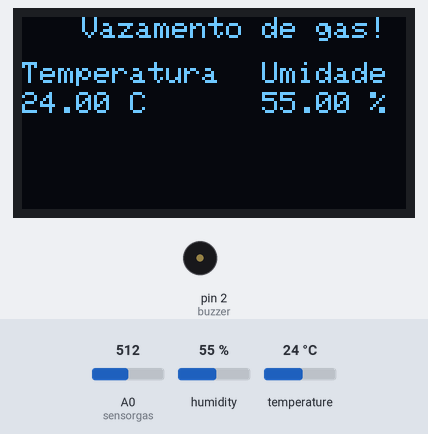
A sketch run on a simulated Arduino Uno, built with avr-gcc and run on an emulated ATmega328P. On the bench: 128×64 one-colour display, buzzer (waves = sounding, pin HIGH). Inputs (shaded band) come from the test bench; at power-on: A0 (sensorgas) = 512, humidity 55 %, temperature 24 °C.

Above: at 1.8 s.
1.9 s: A0 (sensorgas) set to 488
At 3.7 s:
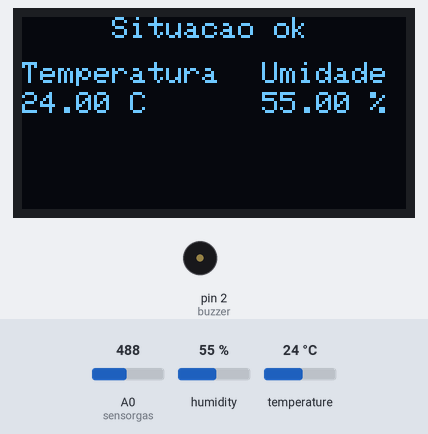
4.8 s: humidity set to 22 %
At 6.3 s:
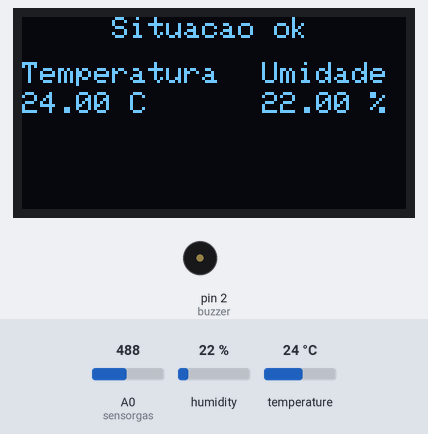
7.7 s: A0 (sensorgas) set to 510
At 11.1 s:
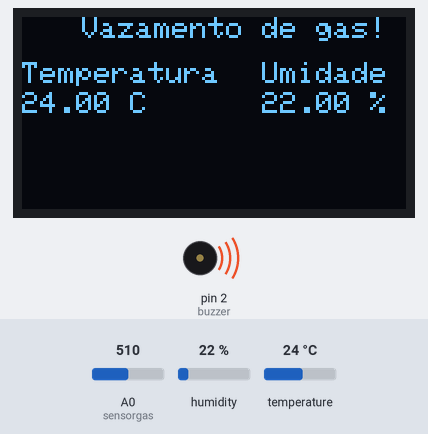
13.9 s: temperature set to 12 °C
At 17.3 s:
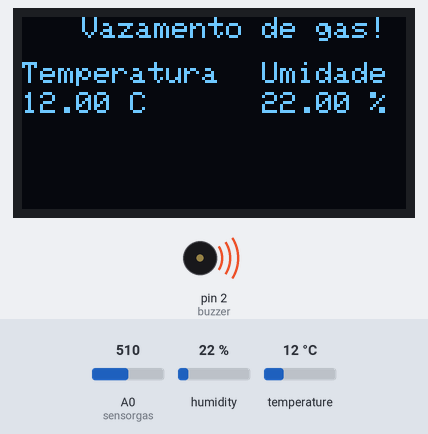
20.2 s: humidity set to 40 %
At 22.8 s:
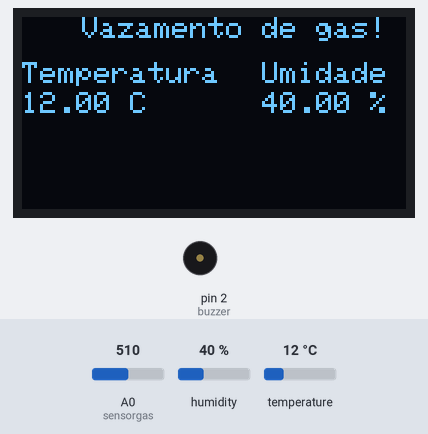
24.7 s: A0 (sensorgas) set to 490
At 26.9 s:
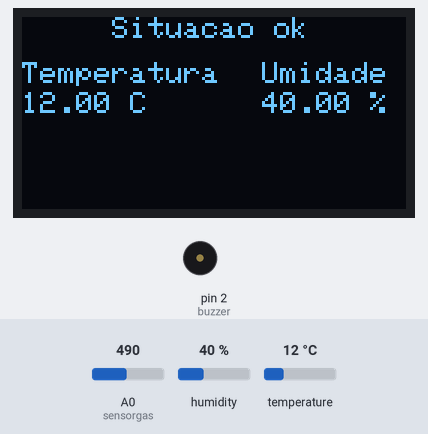
Timing chart, 0 to 28.4 s (numbered marks = the images above; inputs shaded):
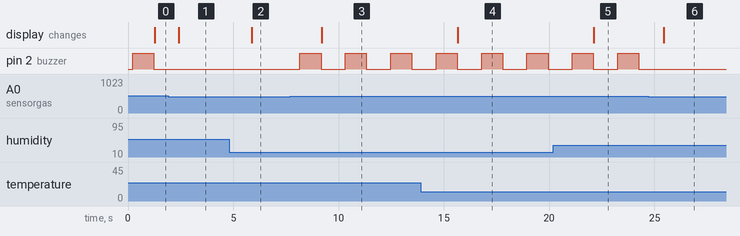

The sketch:

dht11mq2display.ino
```cpp
/*         OLED
SCL -------------- A5
SCA -------------- A4
VDD -------------- 5V
GND -------------- GND*/

#include <Adafruit_GFX.h>
#include <Adafruit_SSD1306.h>

#define OLED_Address 0x3C
#define OLED_RESET 4
Adafruit_SSD1306 display(OLED_RESET);

/*   MQ 2 sensor de gás
a0 -------- A0
gnd ------- GND
VCC -------- 5V
 */

#define sensorgas A0//sensor de gás no pino a0
#define buzzer 2 //buzzer no pino d2
#define maxgas 500//valor max de gás normal

//dht 11

#include <dht.h>
#define dht_dpin A1 //Pino DATA do Sensor ligado na porta Analogica A1
dht DHT; //Inicializa o sensor

void setup() {

  display.begin(SSD1306_SWITCHCAPVCC, OLED_Address);
  display.clearDisplay();
  display.display();
  delay(50);


pinMode(sensorgas, INPUT);
pinMode(buzzer, OUTPUT);


}

void loop() {

 int leituragas = analogRead(sensorgas);
//Serial.print("Leitura: ");
//Serial.println(leituragas);
delay(100);

//exibindo temperatura e umidade vindas do sensor dht 11
DHT.read11(dht_dpin); //Lê as informações do sensor
display.setTextSize(1);
display.setTextColor(WHITE);


display.setCursor(0,15);
display.print("Temperatura ");
display.setCursor(0,25);
display.print(DHT.temperature);
display.print(" C");

display.setCursor(80,15);
display.println("Umidade");
display.setCursor(80,25);
display.print(DHT.humidity);
display.println(" %");

//exibindo estado do gás
 if (leituragas > maxgas){
 digitalWrite(buzzer, HIGH);
 delay(1000);
 digitalWrite(buzzer, LOW);

 //exibindo situação do gás no display
 display.setTextSize(1);
 display.setTextColor(WHITE);
 display.setCursor(20,0);
 display.print("Vazamento de gas!");

 }
 else{
 digitalWrite(buzzer, LOW);

display.setTextSize(1);
 display.setTextColor(WHITE);
 display.setCursor(30,0);
 display.print("Situacao ok");

 }

display.display();
delay(1000);
display.clearDisplay();


 }
```

Measured:
- the behaviour switches between 501 and 500 on A0 (sensorgas) (found by bisection; images 0 and 1)
- after the input at 1.9 s, pin 2 (buzzer): stays LOW (without the input it goes to HIGH after 0.49 s); the display: changes after 0.52 s (image 1)
- after the input at 4.8 s, the display: changes after 1.1 s (image 2)
- after the input at 7.7 s, pin 2 (buzzer): alternates HIGH for 1.0 s and LOW for 1.2 s, starting after 0.47 s; the display: changes after 1.5 s (image 3)
- after the input at 13.9 s, the display: changes after 1.8 s (image 4)
- after the input at 20.2 s, the display: changes after 1.9 s (image 5)
- after the input at 24.7 s, pin 2 (buzzer): stops changing and stays LOW; the display: changes after 0.74 s (image 6)
